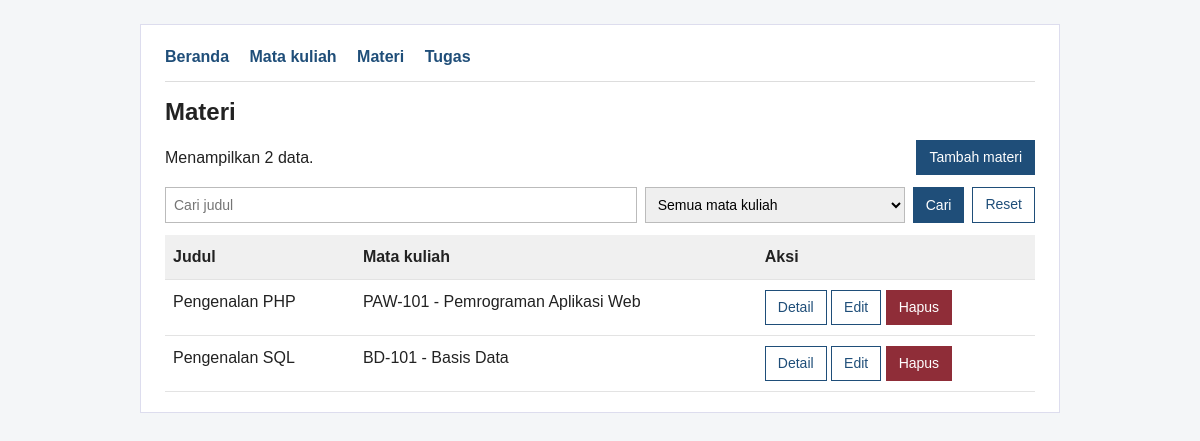
The app's page /daftar_materi.php with its own data.
### tables this page shows
CREATE TABLE materi (
    id INT UNSIGNED AUTO_INCREMENT PRIMARY KEY,
    mata_kuliah_id INT UNSIGNED NOT NULL,
    judul VARCHAR(150) NOT NULL,
    isi TEXT NOT NULL,
    tautan VARCHAR(255) NOT NULL,
    FOREIGN KEY (mata_kuliah_id)
        REFERENCES mata_kuliah(id)
        ON DELETE RESTRICT
);

CREATE TABLE mata_kuliah (
    id INT UNSIGNED AUTO_INCREMENT PRIMARY KEY,
    kode VARCHAR(20) NOT NULL UNIQUE,
    nama VARCHAR(100) NOT NULL,
    dosen VARCHAR(100) NOT NULL,
    semester TINYINT UNSIGNED NOT NULL
);

### daftar_materi.php (the view, shortened to what this page needs)
<?php
require 'koneksi.php';
function e($s) { return htmlspecialchars((string) $s, ENT_QUOTES, 'UTF-8'); }
$q = (isset($_GET['q']) && is_string($_GET['q'])) ? trim($_GET['q']) : '';
$mk = filter_var($_GET['mk'] ?? '', FILTER_VALIDATE_INT, ['options' => ['min_range' => 1]]);
if ($mk === false) {
    $mk = 0;
}
$sql = 'SELECT m.id, m.judul, k.kode, k.nama AS nama_mk
        FROM materi m
        JOIN mata_kuliah k ON k.id = m.mata_kuliah_id
        WHERE 1=1';
$sql .= ' ORDER BY m.judul';
$stmt = $conn->prepare($sql);
$stmt->execute();
$hasil = $stmt->get_result()->fetch_all(MYSQLI_ASSOC);
$filterAktif = ($q !== '' || $mk > 0);
?>
<!DOCTYPE html>
<html lang="id">
<head>
    <link rel="stylesheet" href="style.css">
</head>
<body>
<div class="container">
    <nav>
        <a href="index.php">Beranda</a>
        <a href="daftar_mata_kuliah.php">Mata kuliah</a>
        <a href="daftar_materi.php">Materi</a>
        <a href="daftar_tugas.php">Tugas</a>
    </nav>
    <hr>
    <h1>Materi</h1>
    <div class="toolbar">
        <span>Menampilkan <?= count($hasil) ?> data.</span>
        <a class="btn btn-primary" href="tambah_materi.php">Tambah materi</a>
    </div>
    <form method="GET" action="daftar_materi.php" class="cari">
        <input type="text" name="q" placeholder="Cari judul" value="<?= e($q) ?>">
        <select name="mk">
            <option value="0">Semua mata kuliah</option>
        </select>
        <button type="submit" class="btn btn-primary">Cari</button>
        <a class="btn" href="daftar_materi.php">Reset</a>
    </form>
    <?php if (!$hasil): ?>
        <p class="kosong"><?= $filterAktif ? 'Data tidak ditemukan.' : 'Belum ada data.' ?></p>
    <?php else: ?>
        <table>
            <thead>
                <tr><th>Judul</th><th>Mata kuliah</th><th>Aksi</th></tr>
            </thead>
            <tbody>
                <?php foreach ($hasil as $r): ?>
                    <tr>
                        <td><?= e($r['judul']) ?></td>
                        <td><?= e($r['kode']) ?> - <?= e($r['nama_mk']) ?></td>
                        <td>
                            <a class="btn" href="detail_materi.php?id=<?= (int) $r['id'] ?>">Detail</a>
                            <a class="btn" href="edit_materi.php?id=<?= (int) $r['id'] ?>">Edit</a>
                            <a class="btn btn-danger" href="hapus_materi.php?id=<?= (int) $r['id'] ?>">Hapus</a>
                        </td>
                    </tr>
                <?php endforeach; ?>
            </tbody>
        </table>
    <?php endif; ?>
</div>
</body>
</html>

### style.css (style rules this page uses)
* { box-sizing: border-box; }
body { font-family: Arial, Helvetica, sans-serif; color: #222; background: #f4f6f8; margin: 0; line-height: 1.5; }
.container { max-width: 920px; margin: 24px auto; padding: 20px 24px; background: #fff; border: 1px solid #dde; }
nav a { margin-right: 16px; color: #1f4e79; font-weight: bold; text-decoration: none; }
h1 { margin: 8px 0 4px; font-size: 24px; }
hr { border: 0; border-top: 1px solid #ddd; margin: 12px 0; }
table { width: 100%; border-collapse: collapse; margin-top: 12px; }
th, td { text-align: left; padding: 10px 8px; border-bottom: 1px solid #e3e3e3; vertical-align: top; }
th { background: #f0f0f0; }
.btn { display: inline-block; padding: 6px 12px; border: 1px solid #1f4e79; background: #fff; color: #1f4e79; text-decoration: none; font-size: 14px; font-family: inherit; cursor: pointer; }
.btn-primary { background: #1f4e79; color: #fff; }
.btn-danger { background: #8f2d38; border-color: #8f2d38; color: #fff; }
.toolbar { display: flex; justify-content: space-between; align-items: center; margin-top: 10px; }
.cari { display: flex; gap: 8px; flex-wrap: wrap; margin: 12px 0; }
.cari input[type="text"] { flex: 1; min-width: 160px; }
input[type="text"], input[type="number"], input[type="date"], select, textarea { width: 100%; padding: 8px; border: 1px solid #bbb; font-family: inherit; font-size: 14px; }
.cari select { width: 260px; }

### records on screen
materi: judul "Pengenalan PHP", mata_kuliah.kode "PAW-101", mata_kuliah.nama "Pemrograman Aplikasi Web"
materi: judul "Pengenalan SQL", mata_kuliah.kode "BD-101", mata_kuliah.nama "Basis Data"

### other values on screen
count($hasil) "2"
